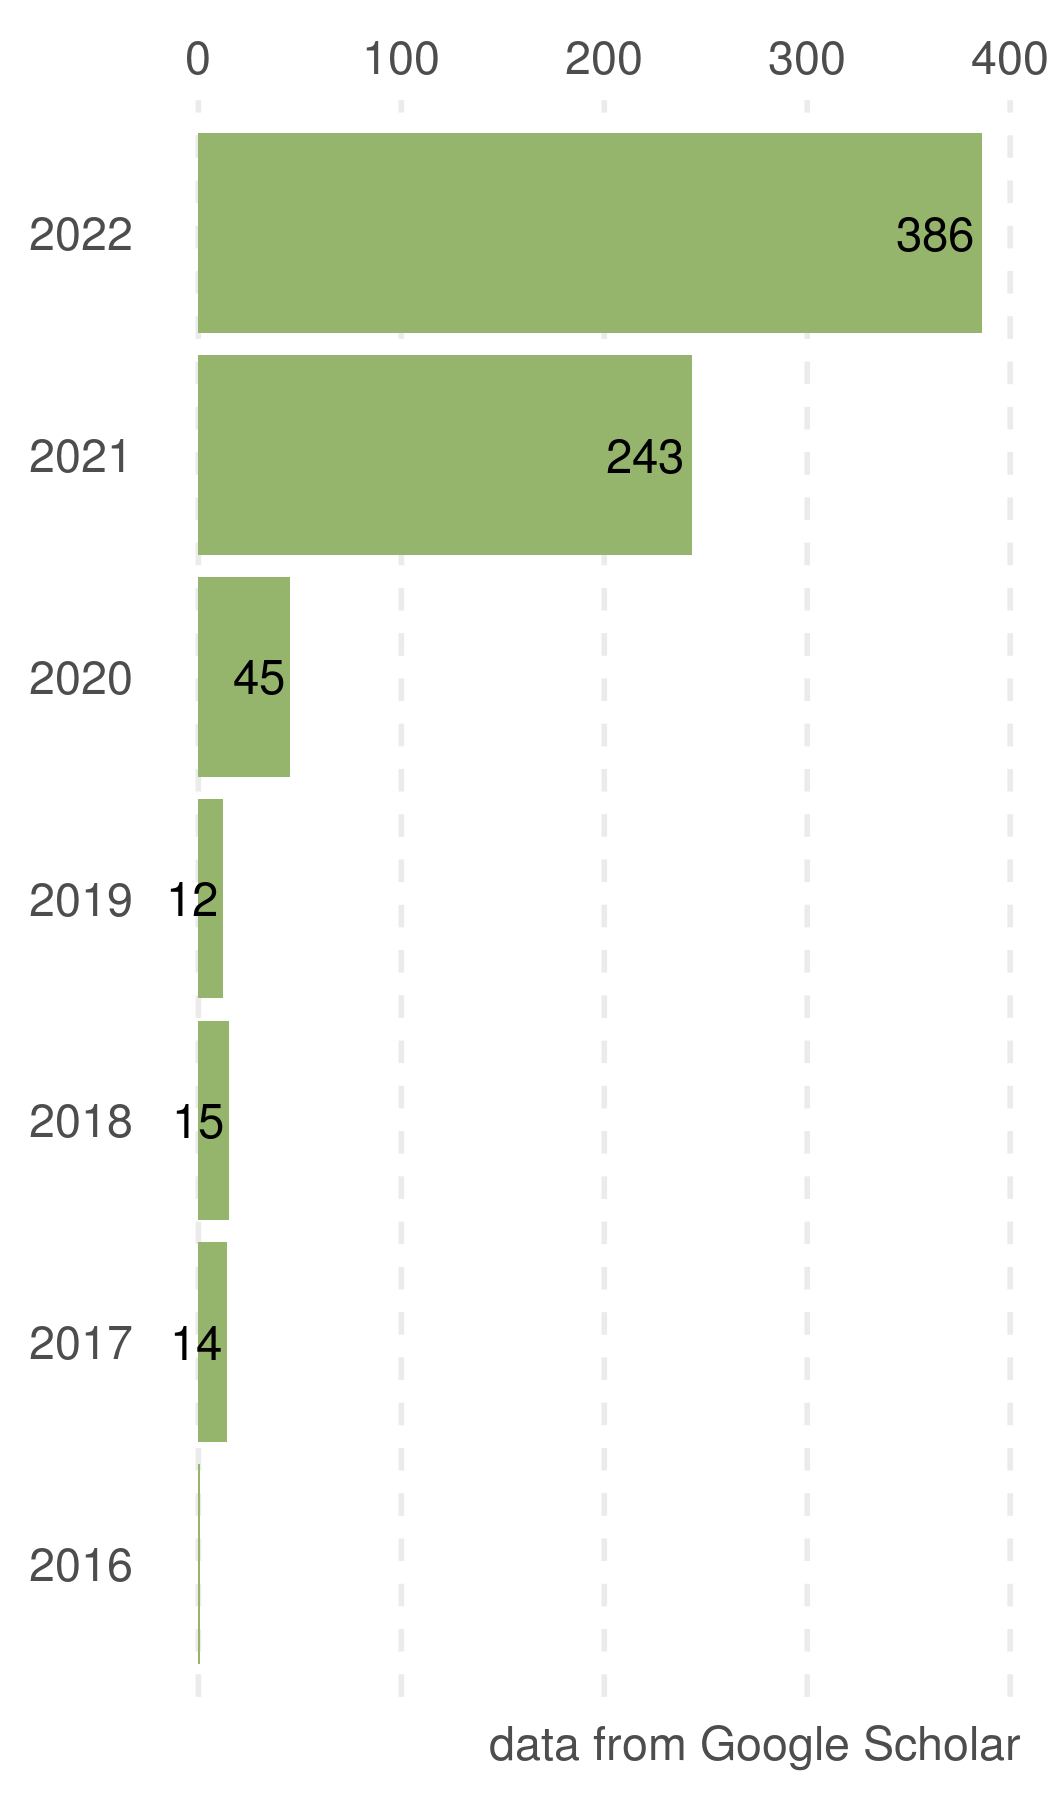

R code for this plot:
library(scholar)
library(jsonlite)
library(ggplot2)
library(ggimage)
library(ggtree)


id <- 'qgFBNJgAAAAJ'

profile <- tryCatch(get_profile(id), error = function(e) return(NULL))
if (!is.null(profile)) {
    profile$date <- Sys.Date()
    cat(toJSON(profile), file ="profile.json")
}

citation <- tryCatch(get_citation_history(id), error = function(e) return(NULL))

if (!is.null(citation)) {
    cat(toJSON(citation), file = "citation.json")
}

citation <- fromJSON("citation.json")
citation$year <- factor(citation$year)

p <- ggplot(citation, aes(cites, year)) + 
    geom_bar(stat='identity', fill = "#96B56C", orientation="y") + 
    geom_text2(aes(label=cites, subset = cites > 1), hjust=1.1, size=4) + 
    labs(caption = "data from Google Scholar") +
    scale_x_continuous(position="top") +
    theme_minimal(base_size=14) + xlab(NULL) + ylab(NULL) +
    theme(panel.grid.major.y = element_blank(), 
          panel.grid.minor = element_blank(),
          panel.grid.major.x = element_line(linetype="dashed"),
          plot.caption=element_text(colour='grey30')) +
    theme_transparent() 

ggsave(p, file = "citation.png", width=3.5, height=6, bg = "transparent")


## library(magick)
## p <- image_read("citation.png")
## p <- image_transparent(p, "white")
## image_write(p, path="citation.png")
